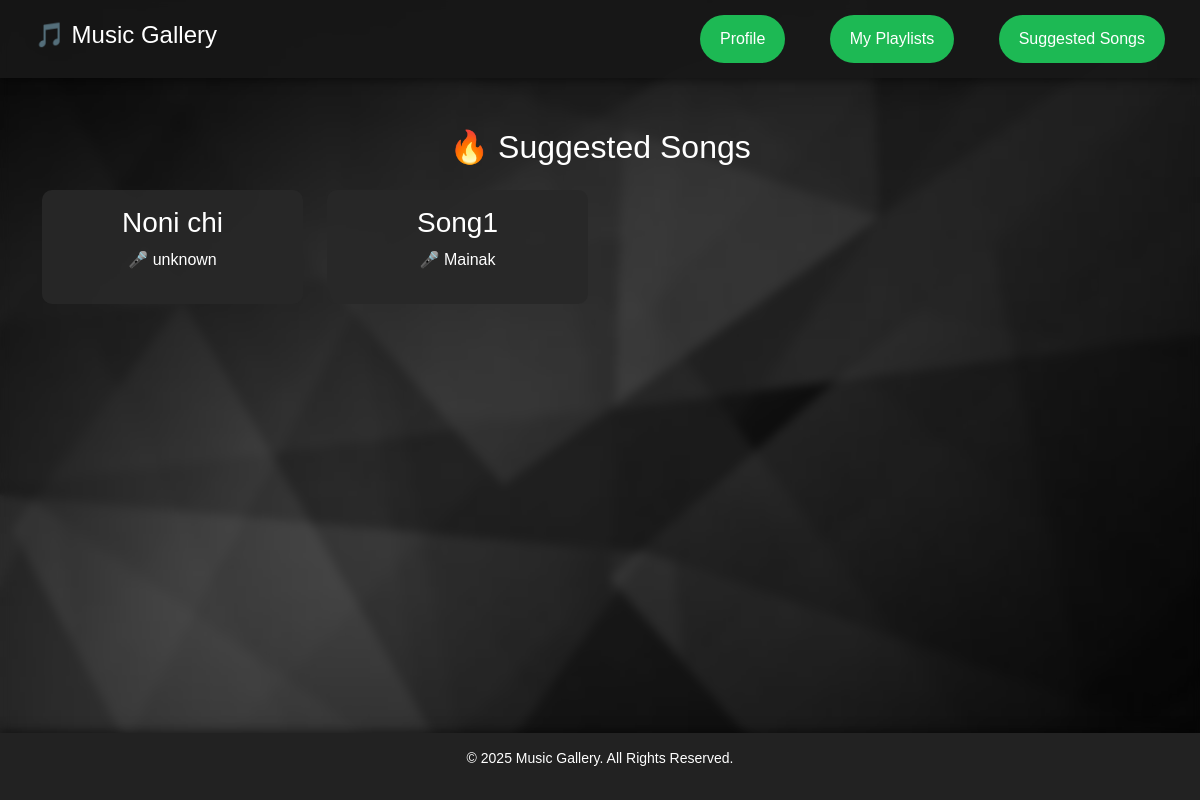
/suggested_songs/, run on an earlier commit of the app's database.
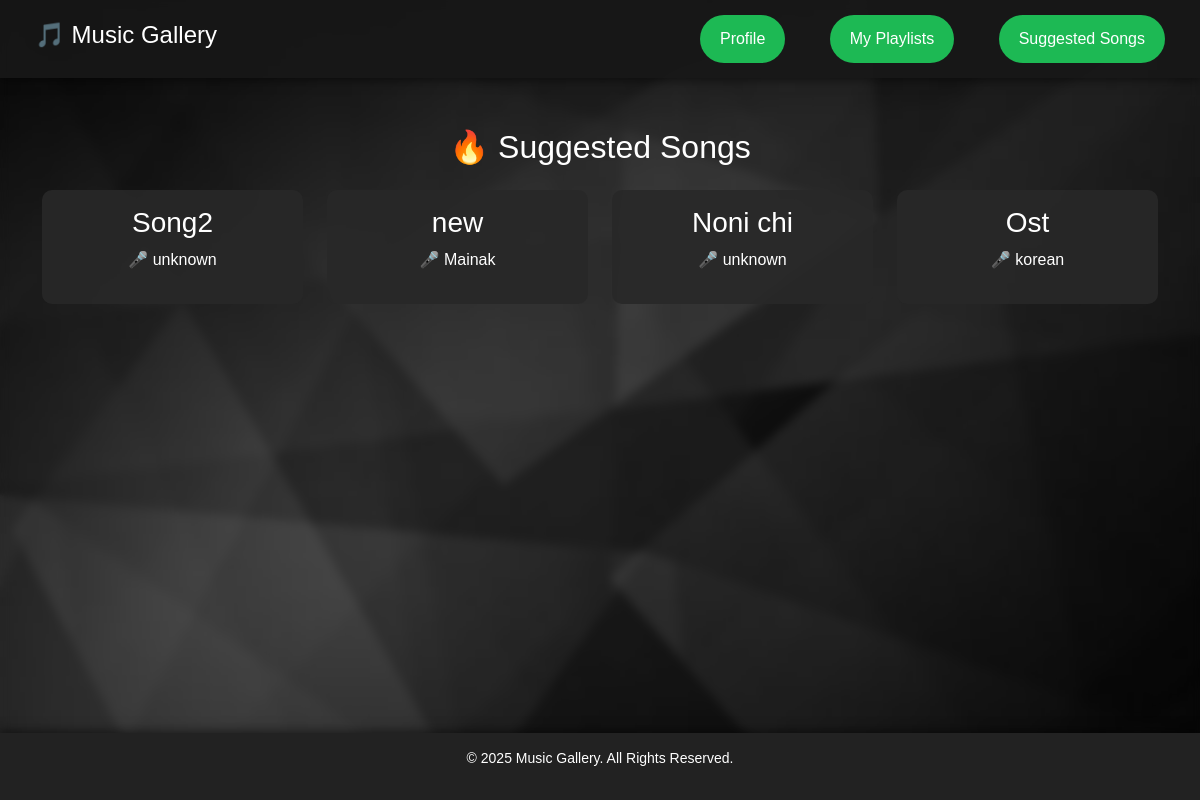
And on a later commit of the database.
### store/models.py (models this page shows, shortened)
class Song(models.Model):
    title = models.CharField(max_length=255)
    artist = models.CharField(max_length=255)
    audio_file = models.FileField(upload_to='songs/')  # Songs stored in /media/songs/
    playlist = models.ForeignKey(Playlist, on_delete=models.CASCADE, related_name="songs")

### store/views.py (the view)
# urls.py: path('suggested_songs/', views.suggested_songs, name='suggested_songs'),
def suggested_songs(request):
    songs = Song.objects.all().order_by('?')[:5]  # Random suggested songs
    return render(request, 'suggested_songs.html', {'songs': songs})

### store/templates/suggested_songs.html
{% extends 'base.html' %}
{% block content %}
<h2 class="text-center">🔥 Suggested Songs</h2>
<div class="row mt-4">
    {% for song in songs %}
    <div class="col-md-3">
        <div class="card-custom p-3">
            <h3>{{ song.title }}</h3>
            <p>🎤 {{ song.artist }}</p>
        </div>
    </div>
    {% endfor %}
</div>
{% endblock %}

### store/templates/base.html (shortened to what this page needs)
{% load static%}
<!DOCTYPE html>
<html lang="en">
<head>
    <link rel="stylesheet" href="https://cdn.jsdelivr.net/npm/bootstrap@5.3.0/dist/css/bootstrap.min.css">
    <link rel="stylesheet" href="{% static 'styles.css' %}">
</head>
<body>
    <header class="d-flex justify-content-between align-items-center">
        <h1>🎵 Music Gallery</h1>
        <nav>
            <a href="{% url 'profile' %}" class="btn btn-custom">Profile</a>
            <a href="{% url 'playlists' %}" class="btn btn-custom">My Playlists</a>
            <a href="{% url 'suggested_songs' %}" class="btn btn-custom">Suggested Songs</a>
        </nav>
    </header>
    <main class="container">
        {% block content %}{% endblock %}
    </main>
    <footer class="footer" >
        <p>© 2025 Music Gallery. All Rights Reserved.</p>
    </footer>
</body>
</html>

### store/static/styles.css (style rules this page uses)
body { font-family: 'Arial', sans-serif; background: url('image/bg.jpg') no-repeat center center/cover; background-attachment: fixed; position: relative; color: #ffffff; margin: 0; padding: 0; display: flex; flex-direction: column; min-height: 100vh; }
body::before { content: ""; position: absolute; top: 0; left: 0; width: 100%; height: 100%; backdrop-filter: blur(5px); z-index: -1; }
header { background: rgba(24, 24, 24, 0.9); padding: 15px; display: flex; align-items: center; justify-content: space-between; box-shadow: 0 2px 10px rgba(0, 0, 0, 0.5); }
header h1 { font-size: 24px; margin-left: 20px; }
nav a { margin: 0 20px; font-size: 16px; font-weight: bold; color: white; transition: 0.3s ease-in-out; }
.btn-custom { background: #1db954; color: white; padding: 12px 20px; border-radius: 30px; transition: all 0.3s ease-in-out; border: none; font-size: 16px; text-align: center; display: inline-block; }
.container { margin-top: 50px; }
.card-custom { background: rgba(40, 40, 40, 0.9); padding: 20px; border-radius: 10px; text-align: center; transition: 0.3s; }
.footer { width: 100%; background: #222; color: white; font-size: 14px; text-align: center; padding: 15px 0; margin-top: auto; box-shadow: 0 -2px 10px rgba(0, 0, 0, 0.5); }

What changed in the data, as far as the page shows it:
removed Song: title "Song1", artist "Mainak"
added Song: title "Song2", artist "unknown"
added Song: title "new", artist "Mainak"
added Song: title "Ost", artist "korean"
